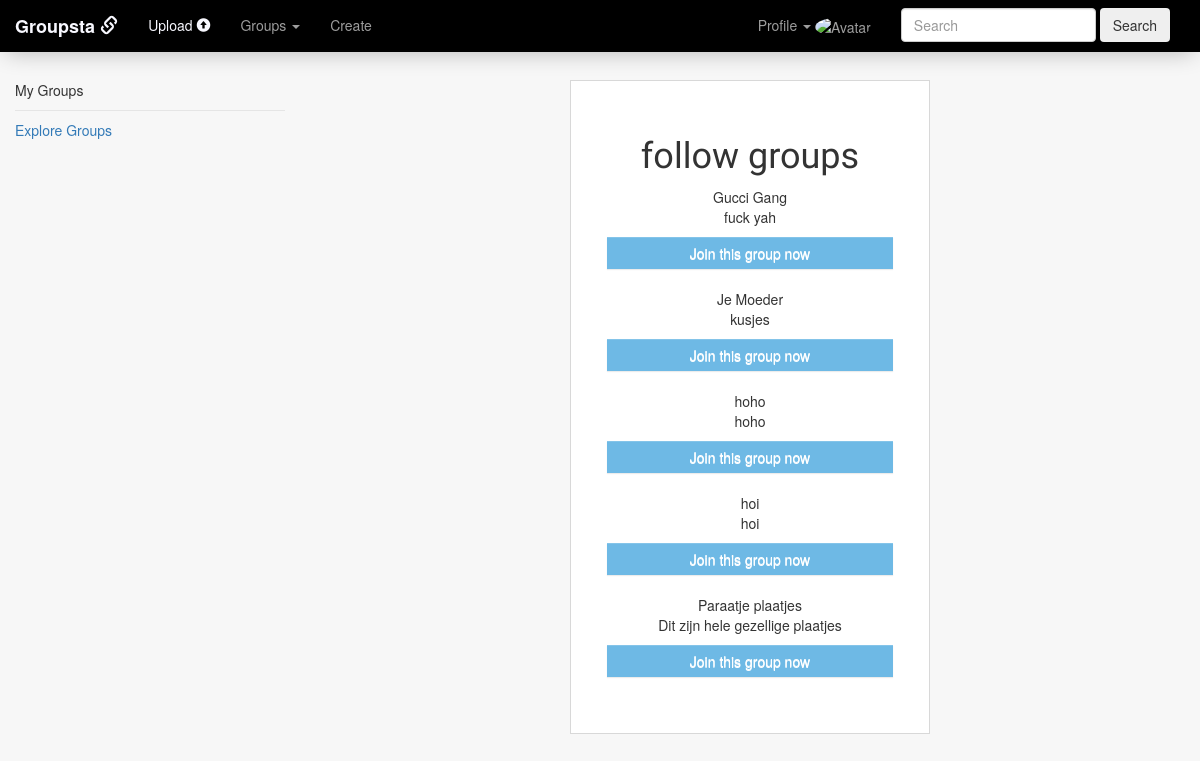
Screenshot of /followgroup (signed in) with the database file from the repository.
### tables this page shows
CREATE TABLE 'groups' ('group_id' INTEGER PRIMARY KEY AUTOINCREMENT NOT NULL, 'group_name' TEXT NOT NULL, 'bio' INTEGER NOT NULL, 'members' INTEGER, 'time' DATETIME NOT NULL DEFAULT CURRENT_TIMESTAMP);

### application.py (the view)
@app.route("/followgroup", methods=["GET", "POST"])
@login_required
def followgroup():
    group = groups.Group(session["user_id"])
    followable = group.exploregroups()
    if request.method == "POST":
        if request.form["action"]:
            group_id = request.form["action"]
            session["group_id"] = group_id
            result = group.follow(group_id)
            if result == None:
                return render_template("followgroup.html", followable = followable, error = "You're already member of this group")
            else:
                return redirect(url_for("index"))
    else:
        return render_template("followgroup.html", followable = followable)

### helpers.py (called while the page is built)
def login_required(f):
    @wraps(f)
    def decorated_function(*args, **kwargs):
        if session.get("user_id") is None:
            return redirect("/login")
        return f(*args, **kwargs)
    return decorated_function

### models/groups.py (called while the page is built)
    def exploregroups(self):
        result = db.execute("SELECT * FROM groups ORDER BY RANDOM() LIMIT 5")
        return result

### templates/followgroup.html (shortened to what this page needs)
{% extends "layout.html" %}
{% block main %}
<body class="body_log_reg">
    <div class="container_log_reg">
        <form action="{{ url_for('followgroup') }}" method="post">
            <h1>follow groups</h1>
            {% for group in followable %}
                <p>
                    {{ group.group_name }}
                    <BR>
                    {{ group.bio }}
                    <BR>
                </p>
                <div class="panel_body">
                    <button name = "action" class="btn btn-default btn-block" id="log_reg_button" type = "submit" value = "{{ group.group_id }}">Join this group now</button>
                </div>
                <BR>
            {% endfor %}
        </form>
    </div>
</body>
{% endblock %}

### static/style.css (style rules this page uses)
body, html, .container-fluid, .sidebar { height: 100%; min-height: 100%; margin: 0; }
body { background-color: #f7f7f7; height: 100%; }
h1 { font-family: 'Varela', sans-serif; }
.body_log_reg { background-color: #f7f7f7; }
.container_log_reg { width: 30vw; margin-left: auto; margin-right: auto; background-color: #fff; padding: 3vw; border: 1px solid #d8d8d8; }
.container_log_reg h1 { text-align: center; }
#log_reg_button { border: none; background: #6eb9e5 !important; color: #fff; border-radius: 0; }

### rows the page displays
groups: group_name "Gucci Gang", bio "fuck yah", {{ group.group_id }} 3 (drawn)
groups: group_name "Je Moeder", bio "kusjes", {{ group.group_id }} 4 (drawn)
groups: group_name "hoho", bio "hoho", {{ group.group_id }} 8 (drawn)
groups: group_name "hoi", bio "hoi", {{ group.group_id }} 7 (drawn)
groups: group_name "Paraatje plaatjes", bio "Dit zijn hele gezellige plaatjes", {{ group.group_id }} 11 (drawn)
